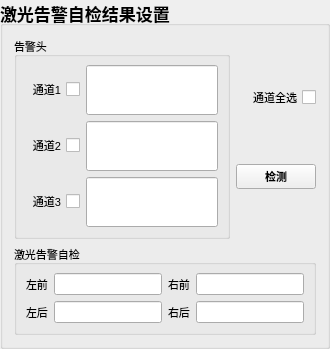
       <widget class="QGroupBox" name="groupBox_2">
        <property name="sizePolicy">
         <sizepolicy hsizetype="Expanding" vsizetype="Preferred">
          <horstretch>0</horstretch>
          <verstretch>0</verstretch>
         </sizepolicy>
        </property>
        <property name="maximumSize">
         <size>
          <width>16777215</width>
          <height>16777215</height>
         </size>
        </property>
        <property name="font">
         <font>
          <pointsize>13</pointsize>
          <weight>75</weight>
          <bold>true</bold>
         </font>
        </property>
        <property name="title">
         <string>激光告警自检结果设置</string>
        </property>
        <layout class="QGridLayout" name="gridLayout_2">
         <item row="0" column="0">
          <layout class="QHBoxLayout" name="horizontalLayout">
           <item>
            <widget class="QGroupBox" name="groupBox_13">
             <property name="minimumSize">
              <size>
               <width>0</width>
               <height>0</height>
              </size>
             </property>
             <property name="maximumSize">
              <size>
               <width>16777215</width>
               <height>16777215</height>
              </size>
             </property>
             <property name="font">
              <font>
               <pointsize>8</pointsize>
               <weight>50</weight>
               <bold>false</bold>
              </font>
             </property>
             <property name="title">
              <string>告警头</string>
             </property>
             <layout class="QGridLayout" name="gridLayout_29">
              <item row="0" column="0">
               <layout class="QGridLayout" name="gridLayout_11">
                <item row="0" column="0">
                 <widget class="QCheckBox" name="checkBox_23">
                  <property name="layoutDirection">
                   <enum>Qt::RightToLeft</enum>
                  </property>
                  <property name="text">
                   <string>通道1</string>
                  </property>
                 </widget>
                </item>
                <item row="0" column="1">
                 <widget class="CircleLineEdit" name="lineEdit">
                  <property name="minimumSize">
                   <size>
                    <width>50</width>
                    <height>50</height>
                   </size>
                  </property>
                  <property name="maximumSize">
                   <size>
                    <width>16777215</width>
                    <height>16777215</height>
                   </size>
                  </property>
                  <property name="font">
                   <font>
                    <pointsize>8</pointsize>
                    <weight>50</weight>
                    <bold>false</bold>
                   </font>
                  </property>
                 </widget>
                </item>
                <item row="1" column="0">
                 <widget class="QCheckBox" name="checkBox_24">
                  <property name="layoutDirection">
                   <enum>Qt::RightToLeft</enum>
                  </property>
                  <property name="text">
                   <string>通道2</string>
                  </property>
                 </widget>
                </item>
                <item row="1" column="1">
                 <widget class="CircleLineEdit" name="lineEdit_2">
                  <property name="minimumSize">
                   <size>
                    <width>50</width>
                    <height>50</height>
                   </size>
                  </property>
                  <property name="maximumSize">
                   <size>
                    <width>16777215</width>
                    <height>16777215</height>
                   </size>
                  </property>
                  <property name="font">
                   <font>
                    <pointsize>8</pointsize>
                    <weight>50</weight>
                    <bold>false</bold>
                   </font>
                  </property>
                 </widget>
                </item>
                <item row="2" column="0">
                 <widget class="QCheckBox" name="checkBox_25">
                  <property name="layoutDirection">
                   <enum>Qt::RightToLeft</enum>
                  </property>
                  <property name="text">
                   <string>通道3</string>
                  </property>
                 </widget>
                </item>
                <item row="2" column="1">
                 <widget class="CircleLineEdit" name="lineEdit_3">
                  <property name="minimumSize">
                   <size>
                    <width>50</width>
                    <height>50</height>
                   </size>
                  </property>
                  <property name="maximumSize">
                   <size>
                    <width>16777215</width>
                    <height>16777215</height>
                   </size>
                  </property>
                  <property name="font">
                   <font>
                    <pointsize>8</pointsize>
                    <weight>50</weight>
                    <bold>false</bold>
                   </font>
                  </property>
                 </widget>
                </item>
               </layout>
              </item>
             </layout>
            </widget>
           </item>
           <item>
            <layout class="QVBoxLayout" name="verticalLayout">
             <item>
              <widget class="QCheckBox" name="checkBox_32">
               <property name="font">
                <font>
                 <pointsize>8</pointsize>
                 <weight>50</weight>
                 <bold>false</bold>
                </font>
               </property>
               <property name="layoutDirection">
                <enum>Qt::RightToLeft</enum>
               </property>
               <property name="text">
                <string>通道全选</string>
               </property>
              </widget>
             </item>
             <item>
              <widget class="QtMaterialFlatButton" name="pushButton_3">
               <property name="font">
                <font>
                 <pointsize>8</pointsize>
                 <weight>75</weight>
                 <bold>true</bold>
                </font>
               </property>
               <property name="text">
                <string>检测</string>
               </property>
              </widget>
             </item>
            </layout>
           </item>
          </layout>
         </item>
         <item row="1" column="0">
          <widget class="QGroupBox" name="groupBox_22">
           <property name="font">
            <font>
             <pointsize>8</pointsize>
             <weight>50</weight>
             <bold>false</bold>
            </font>
           </property>
           <property name="title">
            <string>激光告警自检</string>
           </property>
           <layout class="QGridLayout" name="gridLayout">
            <item row="0" column="0">
             <layout class="QHBoxLayout" name="horizontalLayout_20">
              <item>
               <widget class="QLabel" name="label">
                <property name="text">
                 <string>左前</string>
                </property>
               </widget>
              </item>
              <item>
               <widget class="CircleLineEdit" name="lineEdit_jgLeftFront">
                <property name="font">
                 <font>
                  <pointsize>8</pointsize>
                  <weight>50</weight>
                  <bold>false</bold>
                 </font>
                </property>
               </widget>
              </item>
             </layout>
            </item>
            <item row="0" column="1">
             <layout class="QHBoxLayout" name="horizontalLayout_57">
              <item>
               <widget class="QLabel" name="label_2">
                <property name="text">
                 <string>右前</string>
                </property>
               </widget>
              </item>
              <item>
               <widget class="CircleLineEdit" name="lineEdit_jgRightFront">
                <property name="font">
                 <font>
                  <pointsize>8</pointsize>
                  <weight>50</weight>
                  <bold>false</bold>
                 </font>
                </property>
               </widget>
              </item>
             </layout>
            </item>
            <item row="1" column="0">
             <layout class="QHBoxLayout" name="horizontalLayout_58">
              <item>
               <widget class="QLabel" name="label_3">
                <property name="text">
                 <string>左后</string>
                </property>
               </widget>
              </item>
              <item>
               <widget class="CircleLineEdit" name="lineEdit_jgLeftRear">
                <property name="font">
                 <font>
                  <pointsize>8</pointsize>
                  <weight>50</weight>
                  <bold>false</bold>
                 </font>
                </property>
               </widget>
              </item>
             </layout>
            </item>
            <item row="1" column="1">
             <layout class="QHBoxLayout" name="horizontalLayout_59">
              <item>
               <widget class="QLabel" name="label_4">
                <property name="text">
                 <string>右后</string>
                </property>
               </widget>
              </item>
              <item>
               <widget class="CircleLineEdit" name="lineEdit_jgRightRear">
                <property name="font">
                 <font>
                  <pointsize>8</pointsize>
                  <weight>50</weight>
                  <bold>false</bold>
                 </font>
                </property>
               </widget>
              </item>
             </layout>
            </item>
           </layout>
          </widget>
         </item>
        </layout>
       </widget>
